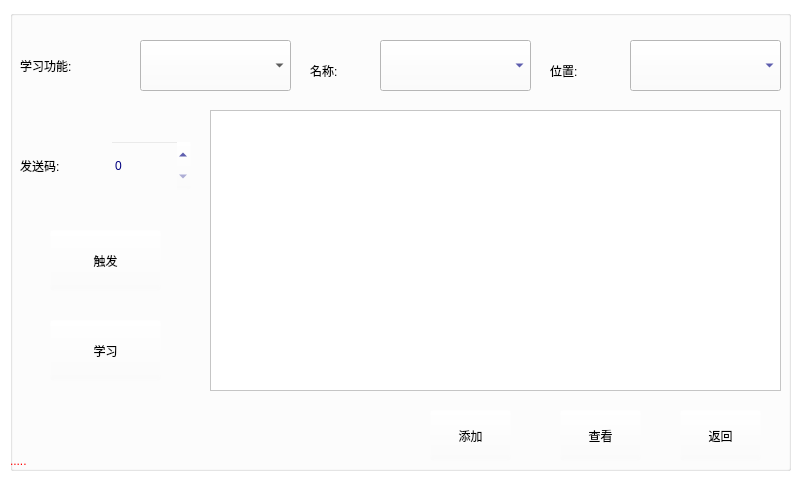
<?xml version="1.0" encoding="UTF-8"?>
<ui version="4.0">
 <class>IRDev</class>
 <widget class="QWidget" name="IRDev">
  <property name="geometry">
   <rect>
    <x>0</x>
    <y>0</y>
    <width>800</width>
    <height>480</height>
   </rect>
  </property>
  <property name="minimumSize">
   <size>
    <width>800</width>
    <height>480</height>
   </size>
  </property>
  <property name="maximumSize">
   <size>
    <width>800</width>
    <height>480</height>
   </size>
  </property>
  <property name="windowTitle">
   <string>Form</string>
  </property>
  <property name="styleSheet">
   <string notr="true">background-color: rgb(255, 255, 255);</string>
  </property>
  <widget class="QGroupBox" name="groupBox">
   <property name="geometry">
    <rect>
     <x>10</x>
     <y>10</y>
     <width>781</width>
     <height>461</height>
    </rect>
   </property>
   <property name="styleSheet">
    <string notr="true">font: 75 72pt &quot;Ubuntu&quot;;
background-color: rgba(255, 255, 255, 0);
</string>
   </property>
   <property name="title">
    <string/>
   </property>
   <widget class="QPushButton" name="pushButton">
    <property name="geometry">
     <rect>
      <x>40</x>
      <y>220</y>
      <width>111</width>
      <height>61</height>
     </rect>
    </property>
    <property name="styleSheet">
     <string notr="true">background-color: rgba(255, 255, 255, 0);
color: rgb(0, 0, 0);
font: 75 72pt &quot;Ubuntu&quot;;</string>
    </property>
    <property name="text">
     <string>触发</string>
    </property>
   </widget>
   <widget class="QLabel" name="label">
    <property name="geometry">
     <rect>
      <x>10</x>
      <y>140</y>
      <width>81</width>
      <height>31</height>
     </rect>
    </property>
    <property name="styleSheet">
     <string notr="true">background-color: rgba(255, 255, 255, 0);
font: 75 72pt &quot;Ubuntu&quot;;
color: rgb(0, 0, 0);</string>
    </property>
    <property name="text">
     <string>发送码:</string>
    </property>
   </widget>
   <widget class="QSpinBox" name="spinBox">
    <property name="geometry">
     <rect>
      <x>100</x>
      <y>130</y>
      <width>81</width>
      <height>51</height>
     </rect>
    </property>
    <property name="styleSheet">
     <string notr="true">background-color: rgba(255, 255, 255, 0);
color: rgb(0, 0, 127);
font: 75 72pt &quot;Ubuntu&quot;;</string>
    </property>
   </widget>
   <widget class="QTableWidget" name="tableWidget">
    <property name="geometry">
     <rect>
      <x>200</x>
      <y>100</y>
      <width>571</width>
      <height>281</height>
     </rect>
    </property>
    <property name="styleSheet">
     <string notr="true">font: 75 72pt &quot;Ubuntu&quot;;
color: rgb(85, 170, 0);
gridline-color: rgb(255, 170, 127);
background-color: rgb(255, 255, 255);</string>
    </property>
   </widget>
   <widget class="QLabel" name="label_6">
    <property name="geometry">
     <rect>
      <x>10</x>
      <y>40</y>
      <width>111</width>
      <height>31</height>
     </rect>
    </property>
    <property name="styleSheet">
     <string notr="true">background-color: rgba(255, 255, 255, 0);
font: 75 72pt &quot;Ubuntu&quot;;
color: rgb(0, 0, 0);</string>
    </property>
    <property name="text">
     <string>学习功能:</string>
    </property>
   </widget>
   <widget class="QComboBox" name="comboBox_3">
    <property name="geometry">
     <rect>
      <x>130</x>
      <y>30</y>
      <width>151</width>
      <height>51</height>
     </rect>
    </property>
    <property name="styleSheet">
     <string notr="true">font: 75 72pt &quot;Ubuntu&quot;;
color: rgb(0, 0, 0);
background-color: rgb(255, 255, 255);</string>
    </property>
   </widget>
   <widget class="QPushButton" name="pushButton_6">
    <property name="geometry">
     <rect>
      <x>40</x>
      <y>310</y>
      <width>111</width>
      <height>61</height>
     </rect>
    </property>
    <property name="styleSheet">
     <string notr="true">background-color: rgba(255, 255, 255, 0);
color: rgb(0, 0, 0);
font: 75 72pt &quot;Ubuntu&quot;;</string>
    </property>
    <property name="text">
     <string>学习</string>
    </property>
   </widget>
   <widget class="QLabel" name="label_2">
    <property name="geometry">
     <rect>
      <x>300</x>
      <y>40</y>
      <width>61</width>
      <height>41</height>
     </rect>
    </property>
    <property name="styleSheet">
     <string notr="true">font: 75 72pt &quot;Ubuntu&quot;;
background-color: rgba(255, 255, 255, 0);
color: rgb(0, 0, 0);</string>
    </property>
    <property name="text">
     <string>名称:</string>
    </property>
   </widget>
   <widget class="QComboBox" name="comboBox">
    <property name="geometry">
     <rect>
      <x>370</x>
      <y>30</y>
      <width>151</width>
      <height>51</height>
     </rect>
    </property>
    <property name="styleSheet">
     <string notr="true">font: 75 72pt &quot;Ubuntu&quot;;
color: rgb(0, 0, 127);
background-color: rgb(255, 255, 255);</string>
    </property>
   </widget>
   <widget class="QPushButton" name="pushButton_2">
    <property name="geometry">
     <rect>
      <x>420</x>
      <y>400</y>
      <width>81</width>
      <height>51</height>
     </rect>
    </property>
    <property name="styleSheet">
     <string notr="true">font: 75 72pt &quot;Ubuntu&quot;;
background-color: rgba(255, 255, 255, 0);
color: rgb(0, 0, 0);</string>
    </property>
    <property name="text">
     <string>添加</string>
    </property>
   </widget>
   <widget class="QLabel" name="label_3">
    <property name="geometry">
     <rect>
      <x>540</x>
      <y>40</y>
      <width>71</width>
      <height>41</height>
     </rect>
    </property>
    <property name="styleSheet">
     <string notr="true">font: 75 72pt &quot;Ubuntu&quot;;
background-color: rgba(255, 255, 255, 0);
color: rgb(0, 0, 0);</string>
    </property>
    <property name="text">
     <string>位置:</string>
    </property>
   </widget>
   <widget class="QComboBox" name="comboBox_2">
    <property name="geometry">
     <rect>
      <x>620</x>
      <y>30</y>
      <width>151</width>
      <height>51</height>
     </rect>
    </property>
    <property name="styleSheet">
     <string notr="true">font: 75 72pt &quot;Ubuntu&quot;;
color: rgb(0, 0, 127);
background-color: rgb(255, 255, 255);</string>
    </property>
   </widget>
   <widget class="QPushButton" name="pushButton_5">
    <property name="geometry">
     <rect>
      <x>670</x>
      <y>400</y>
      <width>81</width>
      <height>51</height>
     </rect>
    </property>
    <property name="styleSheet">
     <string notr="true">font: 75 72pt &quot;Ubuntu&quot;;
background-color: rgba(255, 255, 255, 0);
color: rgb(0, 0, 0);</string>
    </property>
    <property name="text">
     <string>返回</string>
    </property>
   </widget>
   <widget class="QPushButton" name="pushButton_4">
    <property name="geometry">
     <rect>
      <x>550</x>
      <y>400</y>
      <width>81</width>
      <height>51</height>
     </rect>
    </property>
    <property name="styleSheet">
     <string notr="true">font: 75 72pt &quot;Ubuntu&quot;;
background-color: rgba(255, 255, 255, 0);
color: rgb(0, 0, 0);</string>
    </property>
    <property name="text">
     <string>查看</string>
    </property>
   </widget>
   <widget class="QLabel" name="label_5">
    <property name="geometry">
     <rect>
      <x>0</x>
      <y>440</y>
      <width>391</width>
      <height>21</height>
     </rect>
    </property>
    <property name="styleSheet">
     <string notr="true">background-color: rgba(255, 255, 255, 0);
color: rgb(255, 0, 0);
font: 75 72pt &quot;Ubuntu&quot;;</string>
    </property>
    <property name="text">
     <string>.....</string>
    </property>
   </widget>
  </widget>
 </widget>
 <resources/>
 <connections/>
</ui>
